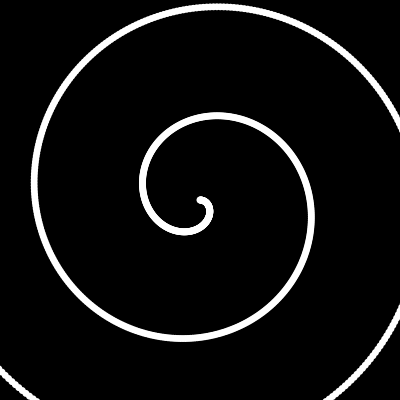
Frame 1 (no input)
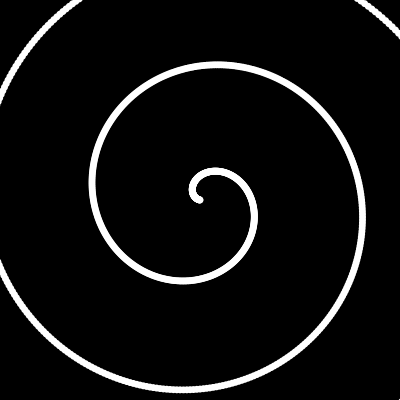
Frame 60 (the mouse pressed at the canvas centre just before this capture)
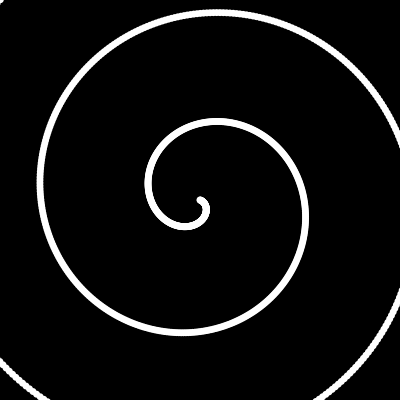
Frame 120 (the mouse held since frame 60 and released just before this capture)

The Processing sketch that drew these frames (run headless with seeded random() and noise(); from frame 60 on, the mouse is pressed at the canvas centre):

// Processing sketch: ativ_espiral
// ── ativ_espiral.pde
float r = 100; 
float ang = 320;
float spin, x, y;

void setup() {
  size(400, 400);
}

void draw() {
  background(0);
  norwaySpiral();
}

void norwaySpiral() {
  translate((width / 2), (height / 2));
  rotate(spin);
  
  for (int i = 0; i < 1000; i++) {
    float size = radians(i);

    x = polarX(100, 0.25, size);
    y = polarY(100, 0.25, size);
    
    noStroke();
    fill(255);
    ellipse((x * 0.7), (y * 0.7), 7, 7);
  }

  spin -= 0.05;
}

float polarX(float r, float ang, float size) {
  return ang * size * r * cos(size);
}

float polarY(float r, float ang, float size) {
  return ang * size * r * sin(size);
}
